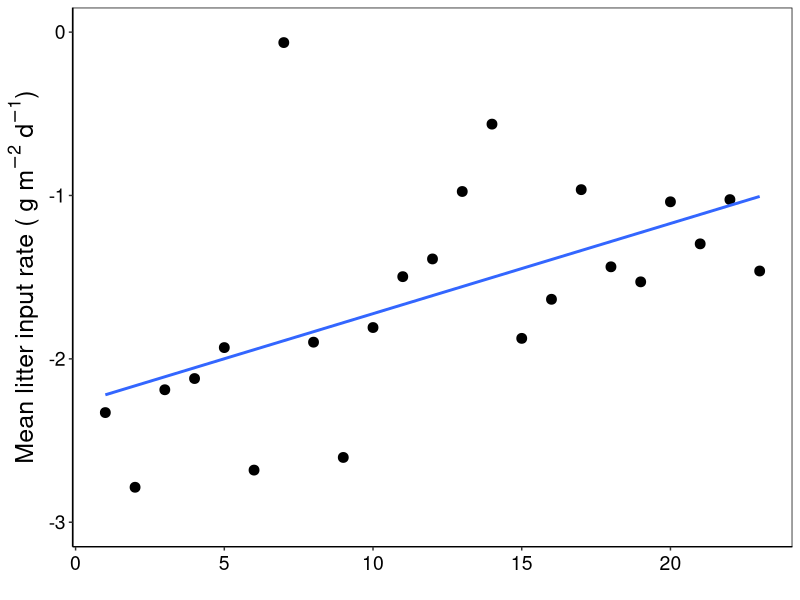
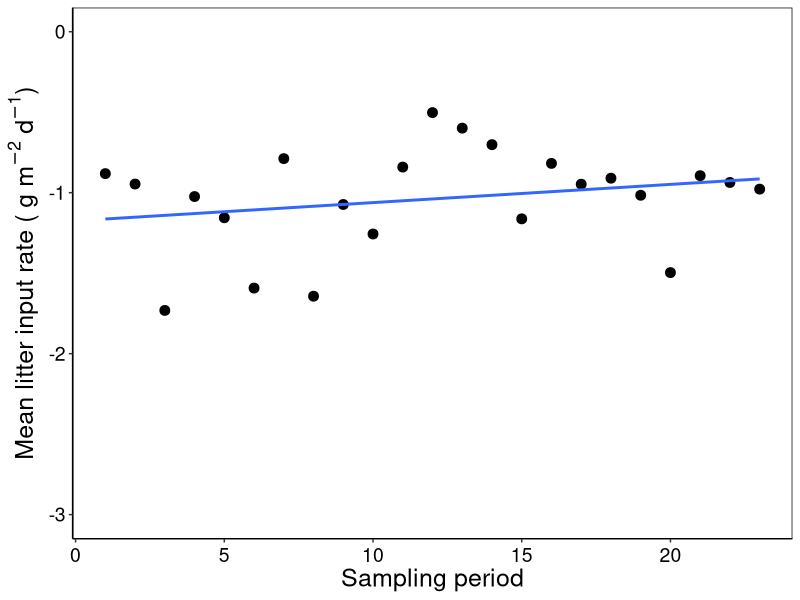
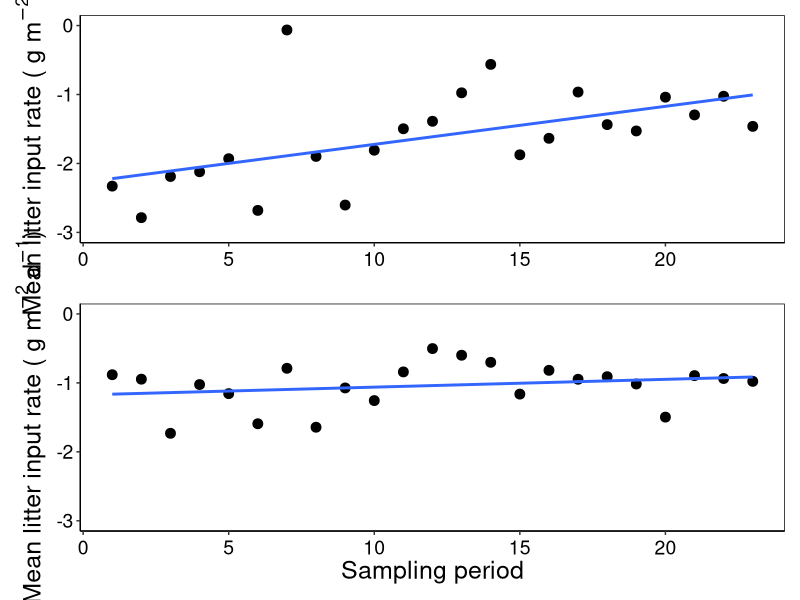

Recreate these plots in R, in order. (Note: this script raises an error after producing the figures.)




#--------------------------------------------
# Linear model variables post huricanes
# 02 May 2020
#PEGF
#--------------------------------------------
#

library(modelr)
library(ggplot2)
library(dplyr)
library(patchwork)

variables<- read.csv("variables.csv")
variables


# Lm QPA Leaf Litter ------------------------------------------------------

LeafLitter <- variables %>% select(TimeLeaf,QPALeaflitter,QPBLeaflitter )
LeafLitter <- na.omit(LeafLitter)
LeafLitter

QPALeaf.mod  <- lm(QPALeaflitter ~ TimeLeaf, data=LeafLitter)
summary(QPALeaf.mod)

LeafLitter$QPAresid<- QPALeaf.mod$resid
LeafLitter

1/apply(LeafLitter, 2, sd)

p1 <- ggplot(LeafLitter,aes(TimeLeaf ,
                y=QPALeaflitter))+
  geom_point(size = 3) + 
  geom_smooth(method=lm,se=FALSE) +
  
  xlab('') + ylab("Mean litter input rate ("*~g~m^-2~d^-1*")") + # axis x
  
  theme(axis.title.y = element_text(size = 18, angle = 90)) +

  theme(axis.text.x=element_text(angle=0, size=14, vjust=0.5, color="black")) + #subaxis x
  theme(axis.text.y=element_text(angle=0, size=14, vjust=0.5, color="black")) + #subaxis y

  ylim(-3,0) +
  
  theme(panel.grid.major = element_blank(), panel.grid.minor = element_blank(),
        panel.background = element_blank(), axis.line = element_line(colour = "black")) +
  theme(panel.border = element_rect(colour = "black", fill=NA, size=0.5))
p1

  # Lm QPB Leaf Litter ------------------------------------------------------

QPBLeaf.mod <- lm(QPBLeaflitter ~ TimeLeaf, data=LeafLitter)
summary(QPBLeaf.mod)

LeafLitter$QPBresid<- QPBLeaf.mod$resid
LeafLitter

1/apply(LeafLitter, 2, sd)


p2 <- ggplot(LeafLitter,aes(TimeLeaf ,
                           y=QPBLeaflitter))+
  geom_point(size = 3) + 
  geom_smooth(method=lm,se=FALSE) +
  
  xlab('Sampling period')+ ylab("Mean litter input rate ("*~g~m^-2~d^-1*")") +
  theme(axis.title.x = element_text(size = 18, angle = 00)) + # axis x
  theme(axis.title.y = element_text(size = 18, angle = 90)) +
  
  theme(axis.text.x=element_text(angle=0, size=14, vjust=0.5, color="black")) + #subaxis x
  theme(axis.text.y=element_text(angle=0, size=14, vjust=0.5, color="black")) + #subaxis y

ylim(-3,0) +
  theme(panel.grid.major = element_blank(), panel.grid.minor = element_blank(),
        panel.background = element_blank(), axis.line = element_line(colour = "black")) +
  theme(panel.border = element_rect(colour = "black", fill=NA, size=0.5))
p2

leaf <- p1 / p2
leaf + ggsave("Leaf.jpeg", width=6, height=10,dpi=600)



# Long-term ---------------------------------------------------------------

# QPA
p3 <- ggplot(variables,aes(TimeLeaf ,
                            y=QPALeaf))+
  geom_point() + 
  geom_line() +
  geom_errorbar(aes(ymin=QPALeaf-QPAsdLeaf   , ymax=QPALeaf+QPAsdLeaf), width=.2,
                position=position_dodge(0.05)) + 
  geom_segment(aes(x = 1, y = 1.33, xend = 16, yend = 1.33))+
  geom_segment((aes(x = 17, y = 1.33, xend = 41, yend = 1.33)), color="red", linetype="dashed", size=1) + 

  xlab('')+ ylab("Mean litter input rate ("*~g~m^-2~d^-1*")") +
  theme(axis.title.y = element_text(size = 18, angle = 90)) +
  
  theme(axis.text.x=element_text(angle=0, size=14, vjust=0.5, color="black")) + #subaxis x
  theme(axis.text.y=element_text(angle=0, size=14, vjust=0.5, color="black")) + #subaxis y
  
  ylim(0,10) +
  
  theme(panel.grid.major = element_blank(), panel.grid.minor = element_blank(),
        panel.background = element_blank(), axis.line = element_line(colour = "black")) +
  theme(panel.border = element_rect(colour = "black", fill=NA, size=0.5))

p3

# QPB

p4 <- ggplot(variables,aes(TimeLeaf ,
                           y=QPBLeaf))+
  geom_point() + 
  geom_line() +
  geom_errorbar(aes(ymin=QPBLeaf-QPBsdLeaf   , ymax=QPBLeaf+QPBsdLeaf), width=.2,
                position=position_dodge(0.05)) + 
  geom_segment(aes(x = 1, y = 1.40, xend = 16, yend = 1.40))+
  geom_segment((aes(x = 17, y = 1.40, xend = 41, yend = 1.40)), color="red", linetype="dashed", size=1) + 

  xlab('Sampling period')+ ylab("Mean litter input rate ("*~g~m^-2~d^-1*")") +
  theme(axis.title.x = element_text(size = 18, angle = 00)) + # axis x
  theme(axis.title.y = element_text(size = 18, angle = 90)) +
  
  theme(axis.text.x=element_text(angle=0, size=14, vjust=0.5, color="black")) + #subaxis x
  theme(axis.text.y=element_text(angle=0, size=14, vjust=0.5, color="black")) + #subaxis y
  
  ylim(0,10) +
  
  theme(panel.grid.major = element_blank(), panel.grid.minor = element_blank(),
        panel.background = element_blank(), axis.line = element_line(colour = "black")) +
  theme(panel.border = element_rect(colour = "black", fill=NA, size=0.5))

p4



leaf <- p3 / p4
leaf + ggsave("LeafMean.jpeg", width=6, height=10,dpi=600)
